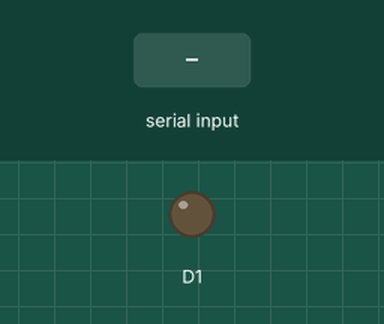
This sketch was run on a simulated ESP8266 (NodeMCU). On the bench: output pins drawn as LEDs (lit = HIGH). The test bench sets the inputs (shaded band). A WiFi scan finds three made-up networks; storage starts empty; what the sketch prints to the serial monitor is not drawn.

Above: at 3.3 s.
3.4 s: "m" received over Serial
5.9 s: "sn" received over Serial
8.9 s: "1" received over Serial
Timing chart, 0 to 11.9 s (numbered marks = the images above; inputs shaded):
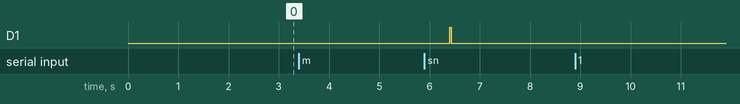

The sketch:

software.ino
```cpp
#include "ESP8266WiFi.h"
#include <SPI.h>
#include <SD.h>

int incomingByte = 0;
String dataRecived="";
String fileName="";
String lastData="";
int numberNetwork=0;
const int chipSelect = D2;
void setup() {
  pinMode(D1,OUTPUT);
  digitalWrite(D1,LOW);
  Serial.begin(9600);//abro el puerto serie
  WiFi.mode(WIFI_STA);
  WiFi.disconnect();
  delay(100);
  numberNetwork=WiFi.scanNetworks(false,true);//escaneo bloqueante de redes wifi, incluyendo las ocultas
  if (!SD.begin(chipSelect)) {
    Serial.println("Card failed, or not present");
    // don't do anything more:
    while (1);
  }
}
File dataFile;

void loop() {


  if(Serial.available())
  {
    dataRecived="";
  }
  while(Serial.available())//chequeo si llego informacion por serial, y si llego vacio el buffer
  {
    String temp=Serial.readString();

      dataRecived=dataRecived+temp;
      //dataRecived.remove((dataRecived.length())-1); // descomentar si se maneja por consola


  }
  if(dataRecived!="")
  {
    Serial.println(dataRecived);

    if(dataRecived == "m") {
      numberNetwork=WiFi.scanNetworks(false,true);
     // Serial.println(fileName);
      digitalWrite(D1,HIGH);
      for(int i=0;i<numberNetwork; i++)//itero en todas las redes que hay y las guardo en un archibo
      {

        //dataFile=SD.open((fileName+String(".csv")).c_str(), FILE_WRITE);//abro o creo el archivo csv en modo escritura
        dataFile=SD.open(fileName.c_str(), FILE_WRITE);
        dataFile.println(WiFi.SSID(i)+","+String(WiFi.RSSI(i))+","+String(WiFi.channel(i)));
        //Serial.println(WiFi.SSID(i)+","+String(WiFi.RSSI(i))+","+String(WiFi.channel(i)));
        dataFile.close();
      }
      digitalWrite(D1,LOW);


    }else if(lastData=="sn"){

      fileName=dataRecived+String(".csv");
    }


    lastData=dataRecived;
    dataRecived="";

  }


}
```

Measured:
- after the input at 3.4 s, every drawn part: stays the same
- after the input at 8.9 s, every drawn part: stays the same
